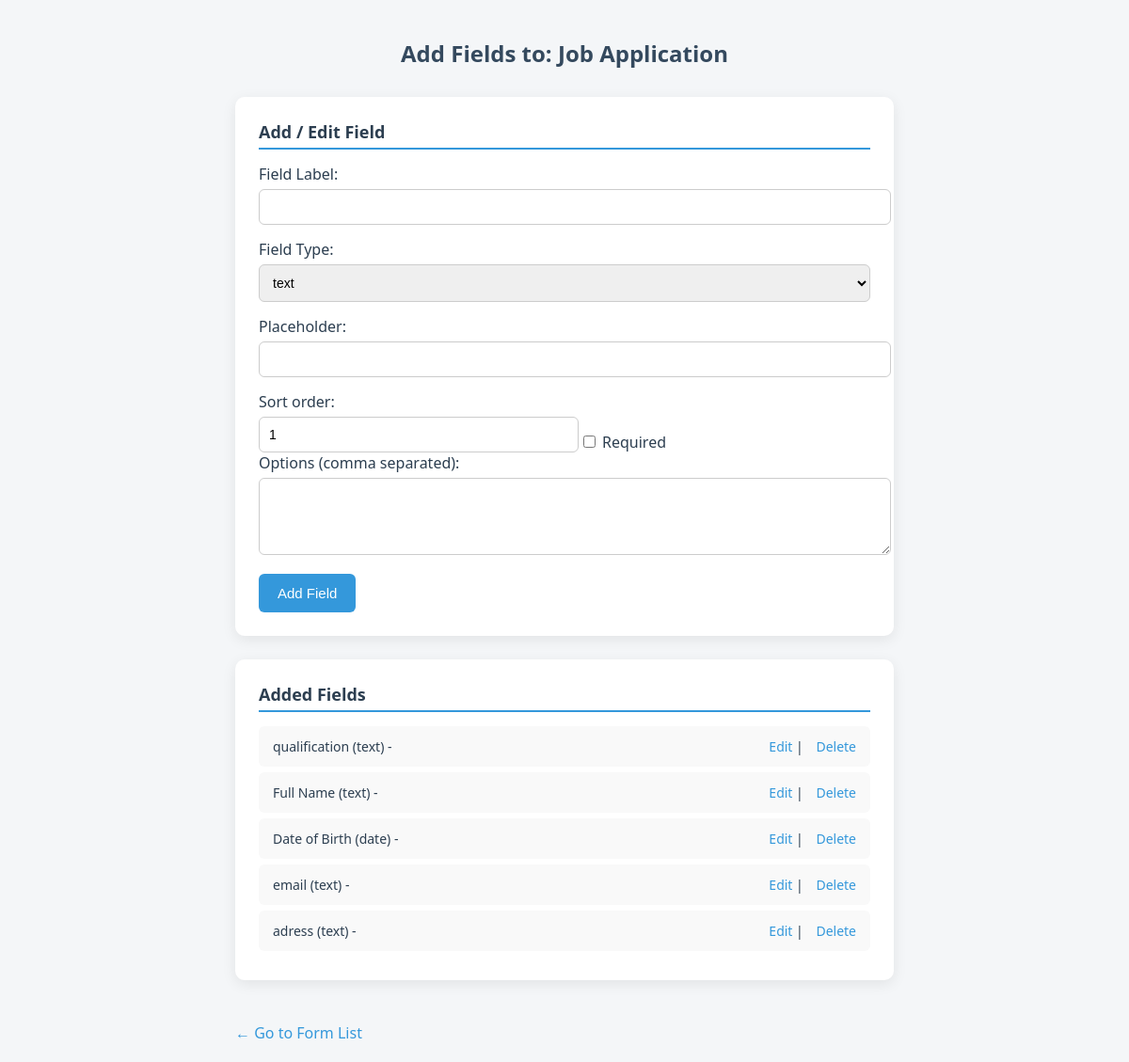
Screenshot of /admin/add_fields.php?form_id=14 with the database file from the repository.
### tables this page shows
CREATE TABLE `forms` (
  `id` int(11) NOT NULL,
  `form_name` varchar(255) NOT NULL,
  `created_at` timestamp NOT NULL DEFAULT current_timestamp(),
  `version` int(11) DEFAULT 1
);

CREATE TABLE `form_fields` (
  `id` int(11) NOT NULL,
  `form_id` int(11) DEFAULT NULL,
  `label` varchar(255) DEFAULT NULL,
  `type` varchar(50) DEFAULT NULL,
  `required` tinyint(1) DEFAULT 0,
  `placeholder` varchar(255) DEFAULT NULL,
  `sort_order` int(11) DEFAULT NULL
);

### admin/add_fields.php (the view, shortened to what this page needs)
 <?php
include "../configure/database_connection.php";
$form_id = intval($_GET['form_id']);
$form = $conn->query("SELECT * FROM forms WHERE id=$form_id")->fetch_assoc();
$edit_data = null;
?>
<!DOCTYPE html>
<html>
<head>
</head>
<body>
 <div class="container">
    <h2>Add Fields to: <?php echo htmlspecialchars($form['form_name']); ?></h2>
    <div class="card">
        <div class="section-header">Add / Edit Field</div>
        <form method="POST">
            <div class="form-group">
                <label>Field Label:</label>
                <input type="text" name="label" value="<?php echo $edit_data ? $edit_data['label'] : ''; ?>" required>
            </div>
            <div class="form-group">
                <label>Field Type:</label>
                <select name="type">
                    <?php $types = ['text','textarea','number','date','dropdown','radio','checkbox'];
                    foreach($types as $t){ $sel=($edit_data && $edit_data['type']==$t)?'selected':''; echo "<option value='$t' $sel>$t</option>";} ?>
                </select>
            </div>
            <div class="form-group">
                <label>Placeholder:</label>
                <input type="text" name="placeholder" value="<?php echo $edit_data ? $edit_data['placeholder'] : ''; ?>">
            </div>
            <div class="flex">
                <div>
                    <label>Sort order:</label>
                    <input type="number" name="sort_order" value="<?php echo $edit_data ? $edit_data['sort_order'] : '1'; ?>">
                </div>
                <div>
                    <label>&nbsp;</label>
                    <input type="checkbox" name="required" <?php echo ($edit_data && $edit_data['required']==1)?'checked':''; ?>> Required
                </div>
            </div>
            <div class="form-group">
                <label>Options (comma separated):</label>
                <textarea name="options"></textarea>
            </div>
            <button type="submit" name="add_field"><?php echo $edit_data?'Update Field':'Add Field'; ?></button>
        </form>
    </div>
    <div class="card">
        <div class="section-header">Added Fields</div>
        <div class="fields-list">
            <?php
            $fields_list = $conn->query("SELECT * FROM form_fields WHERE form_id=$form_id ORDER BY sort_order");
            while($f=$fields_list->fetch_assoc()){
                echo "<p>{$f['label']} ({$f['type']}) -
                    <span>
                        <a href='add_fields.php?form_id=$form_id&edit_field={$f['id']}'>Edit</a> |
                        <a href='add_fields.php?form_id=$form_id&delete_field={$f['id']}' onclick='return confirm(\"Delete this field?\")'>Delete</a>
                    </span>
                </p>";
            }
            ?>
        </div>
    </div>
    <a class="back-link" href="admin_dashboard.php">← Go to Form List</a>
</div>
</body>
</html>

### admin/add_fields.php (style rules this page uses)
body { font-family: 'Segoe UI', Tahoma, Geneva, Verdana, sans-serif; background: #f4f6f8; margin: 0; padding: 20px; color: #2c3e50; }
h2 { text-align: center; margin-bottom: 30px; color: #34495e; }
.container { max-width: 700px; margin: auto; }
.card { background: #fff; padding: 25px; border-radius: 10px; box-shadow: 0 4px 15px rgba(0,0,0,0.08); margin-bottom: 25px; }
.section-header { font-size: 18px; font-weight: 700; margin-bottom: 15px; border-bottom: 2px solid #3498db; padding-bottom: 5px; color: #2c3e50; }
.form-group { margin-bottom: 15px; }
input[type=text], input[type=number], select, textarea { width: 100%; padding: 10px; margin-top: 5px; border-radius: 6px; border: 1px solid #ccc; font-size: 14px; transition: 0.2s; }
textarea { min-height: 60px; }
.flex { display: flex; gap: 15px; flex-wrap: wrap; align-items: flex-end; }
.flex > div { flex: 1; min-width: 120px; }
button { background: #3498db; color: #fff; border: none; padding: 12px 20px; border-radius: 6px; cursor: pointer; transition: 0.3s; font-size: 15px; font-weight: 500; }
.fields-list p { background: #f9f9f9; padding: 12px 15px; border-radius: 6px; margin: 6px 0; display: flex; justify-content: space-between; align-items: center; font-size: 14px; transition: 0.2s; }
.fields-list a { color: #3498db; text-decoration: none; font-weight: 500; margin-left: 10px; }
.back-link { display: inline-block; margin-top: 20px; color: #3498db; text-decoration: none; font-weight: 500; }

### rows the page displays
forms: form_name "Job Application"
form_fields: label "qualification", type "text"
form_fields: label "Full Name", type "text"
form_fields: label "Date of Birth", type "date"
form_fields: label "email", type "text"
form_fields: label "adress", type "text"

### other values shown
form field type "text"
